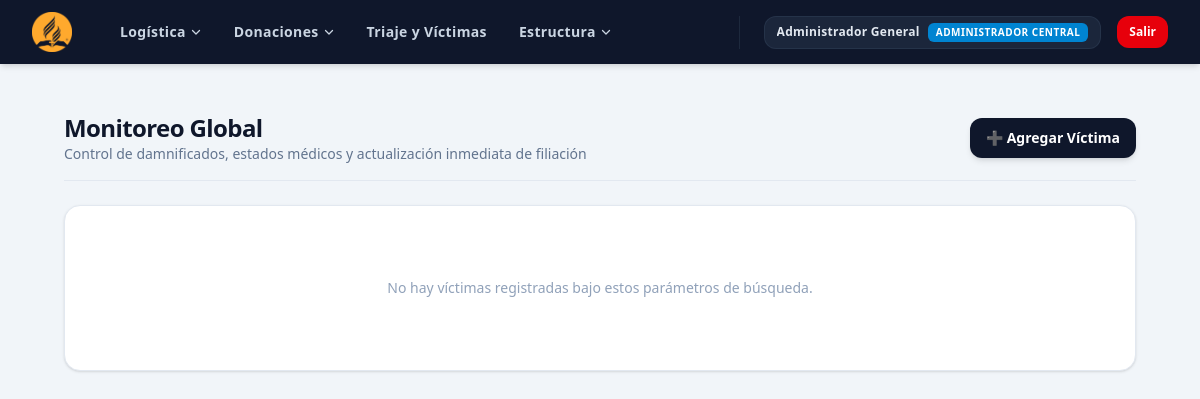
/atencion_victimas.php (signed in), run on an earlier commit of the app's database.
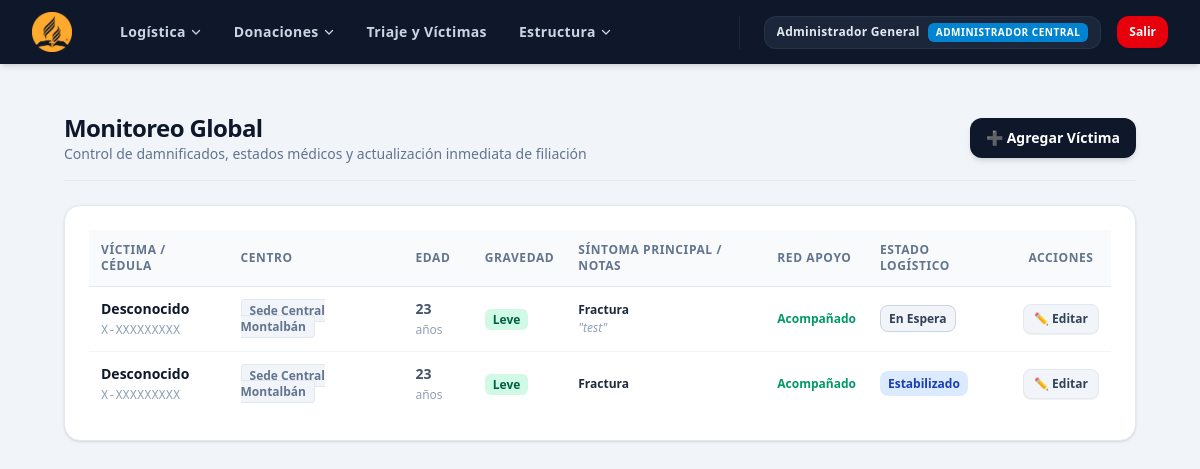
And on a later commit of the database.
### tables this page shows
CREATE TABLE `victimas` (
  `id` int(11) NOT NULL,
  `centro_id` int(11) NOT NULL,
  `usuario_id` int(11) NOT NULL,
  `nombre_apellido` varchar(150) DEFAULT NULL,
  `cedula` varchar(20) DEFAULT NULL,
  `edad_aproximada` int(11) NOT NULL,
  `estado_logistico` enum('Sin Atender','Atendido','Despachado','Fallecido') NOT NULL DEFAULT 'Sin Atender',
  `gravedad_triaje` enum('Leve','Moderado','Crítico') NOT NULL,
  `sintoma_principal` varchar(255) NOT NULL,
  `red_o_apoyo` enum('Sí','No') NOT NULL DEFAULT 'No',
  `observaciones` text DEFAULT NULL,
  `fecha_registro` timestamp NOT NULL DEFAULT current_timestamp()
);

CREATE TABLE `centros_acopio` (
  `id` int(11) NOT NULL,
  `nombre` varchar(120) NOT NULL,
  `direccion` varchar(255) DEFAULT NULL,
  `telefono` varchar(30) DEFAULT NULL,
  `es_sede_principal` tinyint(1) DEFAULT 0,
  `activo` tinyint(1) DEFAULT 1
);

### atencion_victimas.php (the view, shortened to what the changed rows need)
<?php
try {
    require_once('conexion.php');
    $es_admin = ($_SESSION['rol'] === 'administrador_central');
    if ($es_admin) {
        $query = "SELECT v.*, u.nombre AS voluntario_nombre, c.nombre AS centro_nombre
                  FROM victimas v
                  JOIN usuarios u ON v.usuario_id = u.id
                  JOIN centros_acopio c ON v.centro_id = c.id
                  ORDER BY v.fecha_registro DESC";
    }
    $victimas = $conn->query($query);
} catch (Exception $e) {
    if (isset($conn) && $conn->ping()) { $conn->rollback(); }
    echo "<script>alert('❌ Error: " . addslashes($e->getMessage()) . "'); window.location.href='atencion_victimas.php';</script>";
    exit;
}
include('header.php');
?>
<!DOCTYPE html>
<html lang="es">
<head>
    <script src="https://cdn.jsdelivr.net/npm/@tailwindcss/browser@4"></script>
    <link rel="stylesheet" href="https://cdn.datatables.net/1.13.6/css/jquery.dataTables.min.css">
</head>
<body class="bg-slate-100 min-h-screen font-sans">
<div class="max-w-7xl mx-auto px-4 py-6 sm:px-6 lg:px-8">
    <div class="mb-6 flex flex-col sm:flex-row sm:items-center sm:justify-between gap-4 border-b border-slate-200 pb-4">
        <div>
            <h2 class="text-xl sm:text-2xl font-black text-slate-900 tracking-tight">
                 <?= $es_admin ? ' Monitoreo Global' : ' Triaje de Víctimas' ?>
            </h2>
        </div>
    </div>
    <div class="bg-white rounded-2xl shadow-sm border border-slate-200 p-4 sm:p-6">
        <?php if ($victimas->num_rows === 0): ?>
            <div class="text-center py-12 text-slate-400 text-sm font-medium">
                No hay víctimas registradas bajo estos parámetros de búsqueda.
            </div>
        <?php else: ?>
            <div class="hidden md:block overflow-x-auto">
                <table id="tabla-victimas" class="w-full text-left text-sm border-collapse display">
                    <thead>
                        <tr class="border-b border-slate-200 bg-slate-50 text-slate-500 font-bold text-xs uppercase tracking-wider">
                            <th class="p-3">Víctima / Cédula</th>
                            <?php if($es_admin): ?> <th class="p-3">Centro</th> <?php endif; ?>
                            <th class="p-3">Edad</th>
                            <th class="p-3">Gravedad</th>
                            <th class="p-3">Síntoma Principal / Notas</th>
                            <th class="p-3">Red Apoyo</th>
                            <th class="p-3">Estado Logístico</th>
                            <th class="p-3 text-center">Acciones</th>
                        </tr>
                    </thead>
                    <tbody class="divide-y divide-slate-100 text-slate-700">
                        <?php while($row = $victimas->fetch_assoc()): ?>
                            <tr class="hover:bg-slate-50/80 transition duration-100">
                                <td class="p-3">
                                    <span class="font-bold text-slate-900 block"><?= htmlspecialchars($row['nombre_apellido']); ?></span>
                                    <span class="text-xs font-mono text-slate-400"><?= htmlspecialchars($row['cedula']); ?></span>
                                </td>
                                <?php if($es_admin): ?>
                                    <td class="p-3 font-bold text-xs text-slate-500">
                                        <span class="bg-slate-100 px-2 py-0.5 rounded border border-slate-200"><?= htmlspecialchars($row['centro_nombre']); ?></span>
                                    </td>
                                <?php endif; ?>
                                <td class="p-3 font-semibold text-slate-600"><?= $row['edad_aproximada']; ?> <span class="text-xs text-slate-400 font-normal">años</span></td>
                                <td class="p-3">
                                    <?php if($row['gravedad_triaje'] === 'Leve'): ?>
                                        <span class="px-2 py-0.5 rounded-md text-xs font-bold bg-emerald-100 text-emerald-800">Leve</span>
                                    <?php elseif($row['gravedad_triaje'] === 'Moderado'): ?>
                                        <span class="px-2 py-0.5 rounded-md text-xs font-bold bg-amber-100 text-amber-800">Moderado</span>
                                    <?php else: ?>
                                        <span class="px-2 py-0.5 rounded-md text-xs font-bold bg-rose-100 text-rose-800 animate-pulse">Crítico</span>
                                    <?php endif; ?>
                                </td>
                                <td class="p-3 text-xs">
                                    <span class="font-bold text-slate-800 block"><?= htmlspecialchars($row['sintoma_principal']); ?></span>
                                    <?php if($row['observaciones']): ?>
                                        <span class="text-slate-400 italic block mt-0.5">"<?= htmlspecialchars($row['observaciones']); ?>"</span>
                                    <?php endif; ?>
                                </td>
                                <td class="p-3 text-xs font-bold">
                                    <?= $row['red_o_apoyo'] === 'Sí' ? '<span class="text-emerald-600">Acompañado</span>' : '<span class="text-amber-600">Solo / Buscando</span>'; ?>
                                </td>
                                <td class="p-3 text-xs font-bold">
                                    <?php
                                    $est = $row['estado_logistico'];
                                    if($est == 'Sin Atender') echo '<span class="px-2 py-1 bg-slate-100 text-slate-700 border border-slate-300 rounded-lg">En Espera</span>';
                                    if($est == 'Atendido') echo '<span class="px-2 py-1 bg-blue-100 text-blue-800 rounded-lg">Estabilizado</span>';
                                    ?>
                                </td>
                                <td class="p-3 text-center whitespace-nowrap">
                                    <button type="button"
                                            onclick='abrirModalEdicion(<?= json_encode($row, JSON_HEX_APOS | JSON_HEX_QUOT); ?>)'
                                            class="px-2.5 py-1.5 text-xs font-bold bg-slate-100 text-slate-700 border border-slate-200 hover:bg-slate-200 rounded-lg transition shadow-2xs cursor-pointer">
                                        ✏️ Editar
                                    </button>
                                </td>
                            </tr>
                        <?php endwhile; ?>
                    </tbody>
                </table>
            </div>
        <?php endif; ?>
    </div>
</div>
</body>
</html>

What changed in the data, as far as the page shows it:
added victimas: nombre_apellido "Desconocido", cedula "X-XXXXXXXXX", centro.nombre "Sede Central Montalbán", edad_aproximada "23", gravedad_triaje "Leve", sintoma_principal "Fractura", observaciones "test", red_o_apoyo "Acompañado", estado_logistico "En Espera"
added victimas: nombre_apellido "Desconocido", cedula "X-XXXXXXXXX", centro.nombre "Sede Central Montalbán", edad_aproximada "23", gravedad_triaje "Leve", sintoma_principal "Fractura", red_o_apoyo "Acompañado", estado_logistico "Estabilizado"
Also different on the page:
text no longer shown: "No hay víctimas registradas bajo estos parámetros de búsqueda."
text now shown: "VÍCTIMA / CÉDULA CENTRO EDAD GRAVEDAD SÍNTOMA PRINCIPAL / NOTAS RED APOYO ESTADO LOGÍSTICO ACCIONES"
